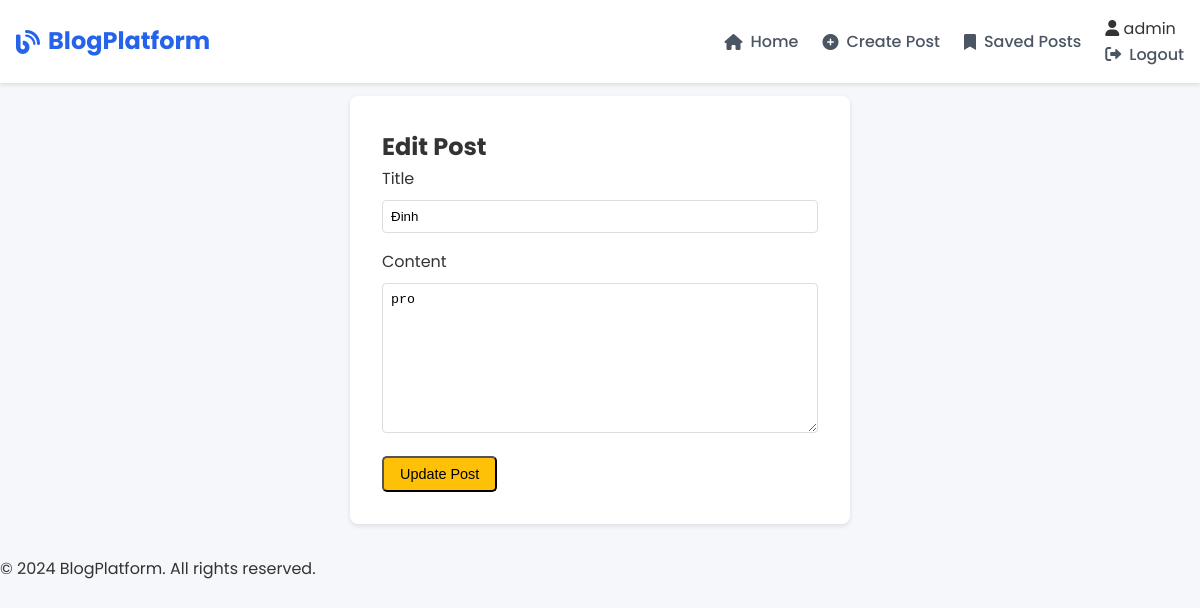
The page /edit_post/7 (signed in) on the database its author committed.
### tables this page shows
CREATE TABLE users (
    id INTEGER PRIMARY KEY AUTOINCREMENT,
    username TEXT UNIQUE NOT NULL,
    password TEXT NOT NULL,
    is_actor INTEGER DEFAULT 0  -- 0: normal user, 1: actor
);

CREATE TABLE posts (
    id INTEGER PRIMARY KEY AUTOINCREMENT,
    title TEXT NOT NULL,
    content TEXT NOT NULL,
    image_url TEXT NOT NULL,
    created_at TIMESTAMP DEFAULT CURRENT_TIMESTAMP,
    updated_at TIMESTAMP DEFAULT CURRENT_TIMESTAMP,
    author_id INTEGER NOT NULL,
    FOREIGN KEY (author_id) REFERENCES users (id)
);

### app.py (the view, shortened to what this page needs)
@app.route('/edit_post/<int:post_id>', methods=['GET', 'POST'])
def edit_post(post_id):
    if not g.user or not session.get('is_actor'):
        return redirect(url_for('login'))
    db = get_db()
    post = db.execute('SELECT * FROM posts WHERE id = ?', (post_id,)).fetchone()
    if post['author_id'] != session['user_id']:
        flash('You can only edit your own posts!')
        return redirect(url_for('home'))
    return render_template('edit_post.html', post=post)

### app.py (called while the page is built)
def get_db():
    if 'db' not in g:
        g.db = sqlite3.connect(app.config['DATABASE'])
        g.db.row_factory = sqlite3.Row
    return g.db

@app.before_request
def load_logged_in_user():
    user_id = session.get('user_id')
    if user_id is None:
        g.user = None
    else:
        g.user = get_db().execute(
            'SELECT * FROM users WHERE id = ?', (user_id,)
        ).fetchone()

@app.context_processor
def utility_processor():
    return dict(g=g)

### templates/edit_post.html (shortened to what this page needs)
{% extends "base.html" %}
{% block content %}
<div class="form-container">
    <h2>Edit Post</h2>
    <form method="post">
        <div class="form-group">
            <label for="title">Title</label>
            <input type="text" id="title" name="title" value="{{ post.title }}" required>
        </div>
        <div class="form-group">
            <label for="content">Content</label>
            <textarea id="content" name="content" rows="10" required>{{ post.content }}</textarea>
        </div>
        <button type="submit" class="button edit">Update Post</button>
    </form>
</div>
{% endblock %}

### templates/base.html (shortened to what this page needs)
<!DOCTYPE html>
<html lang="en">
<head>
    <link rel="stylesheet" href="{{ url_for('static', filename='css/style.css') }}">
    <link rel="stylesheet" href="https://cdnjs.cloudflare.com/ajax/libs/font-awesome/6.0.0/css/all.min.css">
</head>
<body>
    <nav class="navbar">
        <div class="nav-container">
            <a href="{{ url_for('home') }}" class="nav-logo">
                <i class="fas fa-blog"></i>
                BlogPlatform
            </a>
            <div class="nav-links">
                <a href="{{ url_for('home') }}" class="nav-link">
                    <i class="fas fa-home"></i> Home
                </a>
                {% if g.user %}
                    {% if session.is_actor %}
                        <a href="{{ url_for('create_post') }}" class="nav-link">
                            <i class="fas fa-plus-circle"></i> Create Post
                        </a>
                    {% endif %}
                    <a href="{{ url_for('my_saved_posts') }}" class="nav-link">
                        <i class="fas fa-bookmark"></i> Saved Posts
                    </a>
                    <div class="user-menu">
                        <span class="user-name">
                            <i class="fas fa-user"></i> {{ g.user['username'] }}
                        </span>
                        <a href="{{ url_for('logout') }}" class="nav-link">
                            <i class="fas fa-sign-out-alt"></i> Logout
                        </a>
                    </div>
                {% endif %}
            </div>
        </div>
    </nav>
    <main class="main-content">
        {% block content %}{% endblock %}
    </main>
    <footer class="footer">
        <div class="footer-content">
            <p>&copy; 2024 BlogPlatform. All rights reserved.</p>
        </div>
    </footer>
</body>
</html>

### static/css/style.css (style rules this page uses)
* { margin: 0; padding: 0; box-sizing: border-box; }
body { font-family: 'Poppins', sans-serif; line-height: 1.6; background-color: #f5f7fa; color: #333; }
.navbar { background-color: #ffffff; box-shadow: 0 2px 4px rgba(0,0,0,0.1); position: fixed; top: 0; left: 0; right: 0; z-index: 1000; }
.nav-container { max-width: 1200px; margin: 0 auto; padding: 1rem; display: flex; justify-content: space-between; align-items: center; }
.nav-logo { font-size: 1.5rem; font-weight: 700; color: #2563eb; text-decoration: none; display: flex; align-items: center; gap: 0.5rem; }
.nav-links { display: flex; align-items: center; gap: 1.5rem; }
.nav-link { color: #4b5563; text-decoration: none; font-weight: 500; transition: color 0.3s ease; display: flex; align-items: center; gap: 0.5rem; }
.main-content { max-width: 1200px; margin: 6rem auto 2rem; padding: 0 1rem; }
.button { padding: 0.5rem 1rem; border-radius: 5px; text-decoration: none; font-size: 0.9rem; transition: background-color 0.3s ease; }
.button.edit { background-color: #ffc107; color: #000; }
.form-container { max-width: 500px; margin: 0 auto; padding: 2rem; background: white; border-radius: 8px; box-shadow: 0 2px 5px rgba(0,0,0,0.1); }
.form-group { margin-bottom: 1rem; }
.form-group label { display: block; margin-bottom: 0.5rem; }
.form-group input, .form-group textarea { width: 100%; padding: 0.5rem; border: 1px solid #ddd; border-radius: 4px; }
.form-group textarea { height: 150px; }

### rows shown on the page
users: user.username "admin"
posts: title "Đinh", content "pro"
